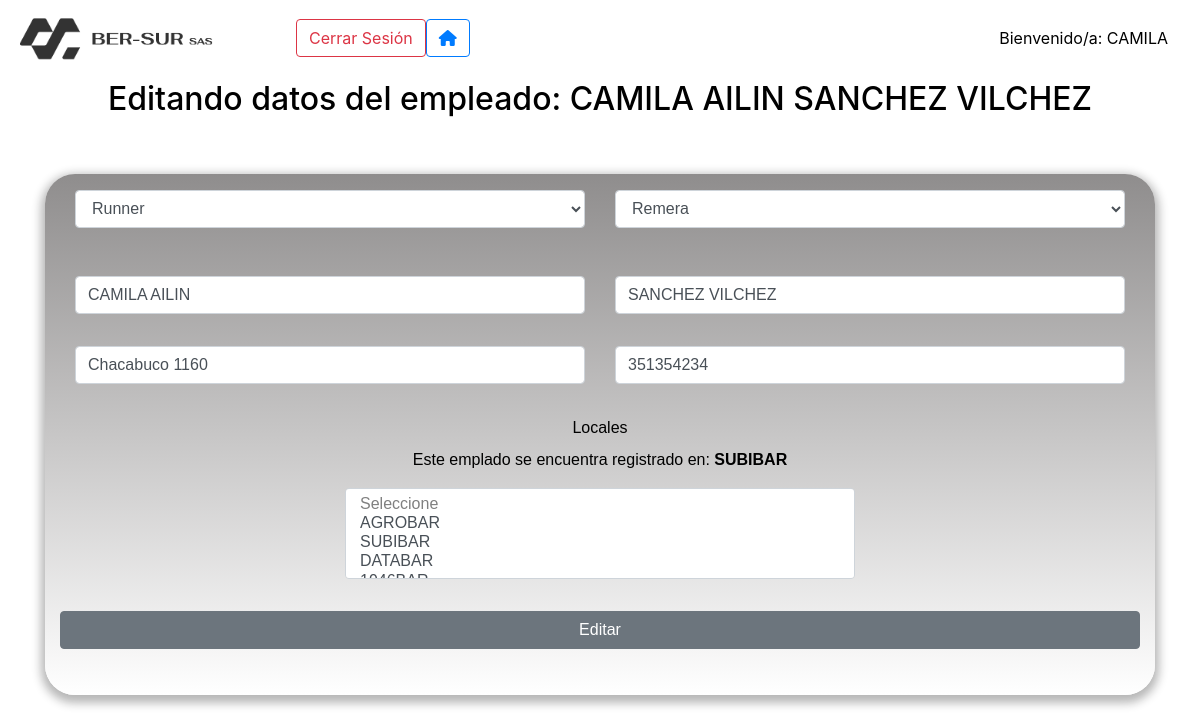
The app's page /editar-empleado/15 (signed in) with its own data.
### base/models.py (models this page shows, shortened)
class User(AbstractUser):
    nombre = models.CharField(max_length=200, null=True)
    apellido = models.CharField(max_length=200, null=True)
    mail = models.EmailField(null=True, unique=True)
    direccion = models.TextField(max_length=200, null=True)
    telefono = models.CharField(max_length=20, null=True)
    fecha_nacimiento = models.DateTimeField(null=True, auto_now=False)
    dni = models.IntegerField(null=True)
    rol = models.ForeignKey(Rol, on_delete=models.CASCADE, null=True)
    es_activo = models.BooleanField(null=True)
    USERNAME_FIELD = 'mail'
    REQUIRED_FIELDS = ['username']

class Empleado(models.Model):
    usuario = models.ForeignKey(User, on_delete=models.CASCADE)
    ropa = models.ForeignKey(Tipo_Ropa, on_delete=models.CASCADE)
    especialidad = models.ForeignKey(
        Tipo_Especialidad, on_delete=models.CASCADE)
    sueldo_por_hora = models.FloatField(max_length=300)

class Local(models.Model):
    nombre = models.CharField(max_length=300)
    nombre_completo = models.CharField(max_length=300)
    mail = models.EmailField(max_length=300)
    direccion = models.TextField(max_length=200)
    telefono = models.CharField(max_length=20)
    proveedor = models.ManyToManyField(Proveedor, null=True)
    encargado = models.ForeignKey(User, on_delete=models.SET_NULL, null=True)
    empleado = models.ManyToManyField(Empleado, null=True)
    ubicacion = models.CharField(max_length=300, null=True)
    logo = models.ImageField(null=True, default="bersurlogo.png")
    def __str__(self):
        return f'{self.nombre}'
    hoy = datetime.date.today()
    semana_actual = hoy.isocalendar().week
    year_actual = hoy.year
    @property
    def obtener_semanas_del_local(self):
        semanas_del_local = []
        for caja_chica in self.caja_chica_set.all():
            semana_del_local = caja_chica.semana.isocalendar().week
            semanas_del_local.append(semana_del_local)
        return semanas_del_local
    semanas_del_local = obtener_semanas_del_local
    @property
    def obtener_meses_del_local(self):
        meses_del_local = []
        for caja_chica in self.caja_chica_set.all():
            mes_del_local = caja_chica.semana.month
            meses_del_local.append(mes_del_local)
        meses_del_local = list(set(meses_del_local))
        return meses_del_local
    meses_del_local = obtener_meses_del_local
    @property
    def obtener_years_del_local(self):
        years_del_local = []
        for caja_chica in self.caja_chica_set.all():
            year_del_local = caja_chica.semana.year
            years_del_local.append(year_del_local)
        years_del_local = list(set(years_del_local))
        return years_del_local
    years_del_local = obtener_years_del_local
    @property
    def obtener_total_retiros_hoy(self):
        return self.calcular_total_retiros_por_dia(self.hoy)
    total_retiros_hoy = obtener_total_retiros_hoy
    @property
    def obtener_total_pagos_semana_actual(self):
        return self.calcular_total_pagos_por_semana(self.semana_actual, self.year_actual)
    total_pagos_semana_actual = obtener_total_pagos_semana_actual
    @property
    def obtener_total_sueldos_semana_actual(self):
        return self.calcular_total_sueldos_por_semana(self.semana_actual)
    total_sueldos_semana_actual = obtener_total_sueldos_semana_actual
    @property
    def obtener_monto_actual(self):
        monto_a_descontar = 0
        for pago in self.pago_proveedor_set.filter(fecha__week=self.semana_actual):
            monto_a_descontar += pago.monto
        caja_chica_semana = self.caja_chica_set.get(
            semana__week=self.semana_actual)
        monto_actual = caja_chica_semana.monto_semanal - monto_a_descontar
        return monto_actual
    monto_actual = obtener_monto_actual

### base/views.py (the view, shortened to what this page needs)
@login_required(login_url='login')
def editar_empleado(request, empleado_id):
    empleado = Empleado.objects.get(id=empleado_id)
    usuario = User.objects.get(id=empleado.usuario.id)
    form_empleado = EmpleadoUpdateForm(instance=empleado)
    form_usuario = UsuarioUpdateForm(instance=usuario)
    locales = Local.objects.all()
    context = {"form_empleado": form_empleado, 'form_usuario': form_usuario,
               'locales': locales, 'empleado': empleado}
    return render(request, 'base/editar_empleado.html', context)

### base/forms.py
class EmpleadoUpdateForm(forms.ModelForm):
    ropas = Tipo_Ropa.objects.all().values_list('id', 'descripcion')
    ropa = forms.ChoiceField(label='', choices=ropas, widget=forms.Select(
        attrs={'required': 'true', 'class': "form-control"}))
    especialidades = Tipo_Especialidad.objects.all().values_list('id', 'descripcion')
    especialidad = forms.ChoiceField(label='', choices=especialidades, widget=forms.Select(
        attrs={'required': 'true', 'class': "form-control"}))
    class Meta:
        model = Empleado
        fields = ['ropa',
                  'especialidad',
                  ]

class UsuarioUpdateForm(forms.ModelForm):
    class Meta:
        model = User
        fields = ['nombre',
                  'apellido',
                  'direccion',
                  'telefono',
                  ]
        widgets = {
            'nombre': forms.TextInput(attrs={
                'class': "form-control mr-sm-2",
                'type': 'text',
                'placeholder': "Nombre",
                'aria-label': "Nombre"}),
            'apellido': forms.TextInput(attrs={
                'class': "form-control mr-sm-2",
                'type': 'text',
                'placeholder': "Apellido",
                'aria-label': "Apellido"}),
            'direccion': forms.TextInput(attrs={
                'class': "form-control mr-sm-2",
                'type': 'text',
                'placeholder': "Dirección",
                'aria-label': "Dirección"}),
            'telefono': forms.TextInput(attrs={
                'class': "form-control mr-sm-2",
                'type': 'text',
                'placeholder': "Teléfono",
                'aria-label': "Teléfono"}),
        }

### base/Templates/base/editar_empleado.html (shortened to what this page needs)
{% extends 'base/main.html' %} {% block content %}
{% include 'base/navbar.html' %}
<div class="container text-center mt-5"  >
<h2 style="margin-top: 80px;">Editando datos del empleado: {{empleado.usuario.nombre}} {{empleado.usuario.apellido}}</h4>
    <form class="form-group" method="post" id="Section1">
        <div class="row py-3">
            <div class="col-6">
                <div class="form-group">
                    {{form_empleado.especialidad}}
                </div>
            </div>
            <div class="col-6">
                <div class="form-group">
                    {{form_empleado.ropa}}
                </div>
            </div>
        </div>
        <div class="row py-3">
            <div class="col-6">
                {{form_usuario.nombre}}
            </div>
            <div class="col-6">
                {{form_usuario.apellido}}
            </div>
        </div>
        <div class="row py-3">
            <div class="col-6">
                {{form_usuario.direccion}}
            </div>
            <div class="col-6">
                {{form_usuario.telefono}}
            </div>
        </div>
        <div class="row py-3">
            <div class="col-3">
            </div>
            <div class="col-6">
                <label for="lista_locales">Locales</label>
                <p>Este emplado se encuentra registrado en: {% for local in empleado.local_set.all %} <b>{{local}}</b> {% endfor %}</p>
                <select id="lista_locales" name="lista_locales" class="form-select form-control" required multiple aria-label="multiple select example">
                        <option disabled value=0>Seleccione</option>
                        {% for local in locales %}
                        <option value="{{local.id}}">{{local}}</option>
                        {% endfor %}
                    </select>
            </div>
            <div class="col-3">
            </div>
        </div>
        <div class="row py-3">
            <button class="btn btn-secondary btn-block"> Editar </button>
        </div>
    </form>
</div>
{% endblock %}

### base/Templates/base/navbar.html (shortened to what this page needs)
{% load static %}
<nav id="menu" class="navbar navbar-expand-lg navbar-light fixed-top bg-prima">
    <a class="navbar-brand" href="{% url 'home' %}">
        <img src="{% static 'images/logonegro.png' %}" width="200" height="50" alt="">
    </a>
    <div class="collapse navbar-collapse" id="navbarSupportedContent">
        <ul class="navbar-nav mr-auto">
            <li class="nav-item active">
                <imput class="nav-link " href="#" style="text-shadow: 1px 1px 1px black;">{{local.nombre}} <span class="sr-only">(current)</span></a>
            </li>
            <li class="nav-item">
                <imput class="nav-link" href="#" style="text-shadow: 1px 1px 1px black;">{{local.direccion}}</a>
            </li>
            <li class="nav-item">
                <imput class="nav-link" href="#" style="text-shadow: 1px 1px 1px black;">{{local.telefono}}</a>
            </li>
            <li class="nav-item">
                <imput class="nav-link" href="#" style="text-shadow: 1px 1px 1px black;">{{local.mail}}</a>
            </li>
            <li class="nav-item">
                <a class="btn btn-outline-danger my-2 my-sm-0" href="{% url 'logout' %}">Cerrar Sesión</a>
            </li>
            <li class="nav-item">
                <a class="btn btn-outline-primary my-2 my-sm-0" href="{% url 'home' %}"><i class="fa-solid fa-house"></i></a>
            </li>
        </ul>
        <form class="form-inline my-2 my-lg-0">
            <imput class="nav-link" href="#" style="text-color: black;">Bienvenido/a: {{request.user.username}}
        </form>
    </div>
</nav>

### base/static/styles/main.css (style rules this page uses)
body { color: black; }
#Section1 { background: linear-gradient( rgb(143, 141, 141), rgb(255, 255, 255)); border-radius: 30px; box-shadow: 0 2px 5px rgba(1, 1, 1, 0.7); overflow: hidden; padding-left: 30px; padding-right: 30px; padding-bottom: 30px; margin-top: 5%; margin-bottom: 5%; width: 100%; font-family: Arial, Helvetica, sans-serif; box-shadow: 0 4px 10px 4px rgba(18, 18, 18, 0.3) }

### records on screen
User: user.username "CAMILA", nombre "CAMILA AILIN", apellido "SANCHEZ VILCHEZ", direccion "Chacabuco 1160", telefono "351354234"
Empleado: usuario.nombre "CAMILA AILIN", usuario.apellido "SANCHEZ VILCHEZ", especialidad "Runner", ropa "Remera"
Local: nombre "SUBIBAR", {{ local.id }} 8 (drawn)
